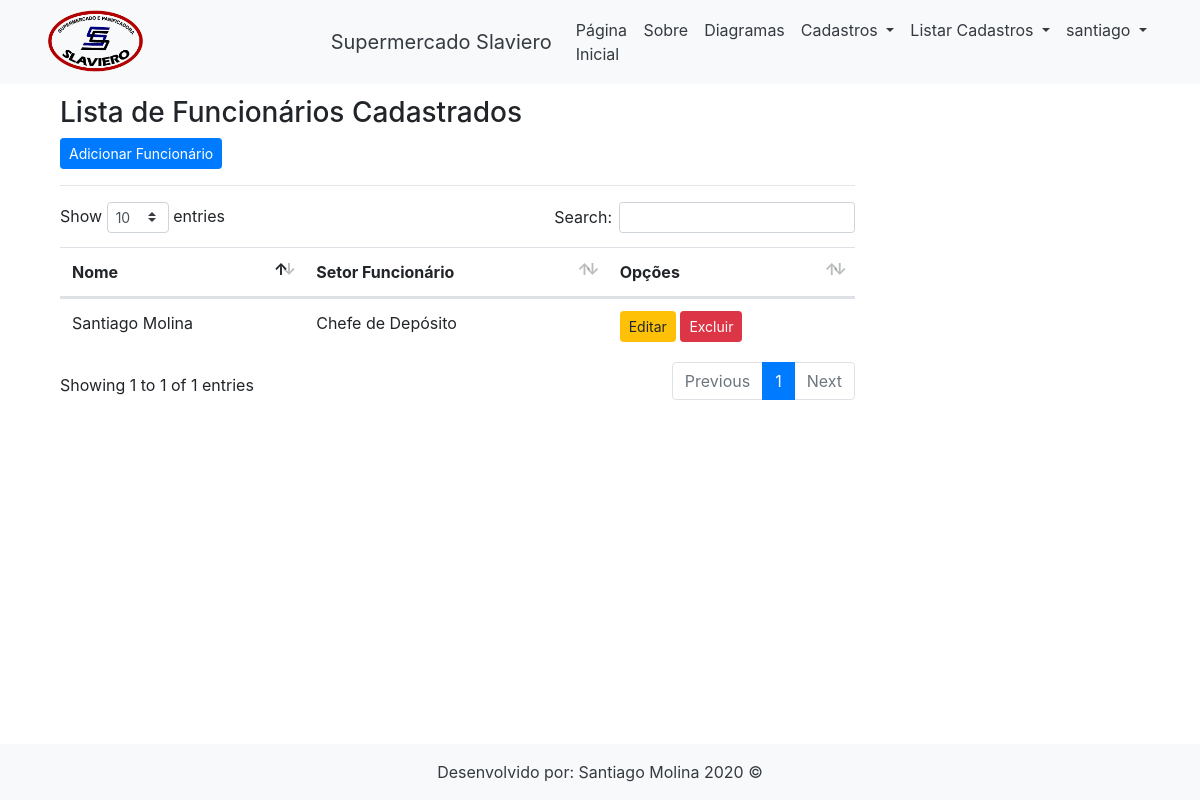
The page /listar/funcionario/ (signed in) on the database its author committed.
### cadastros/models.py (models this page shows, shortened)
class Funcionario(models.Model):
    nome_funcionario = models.CharField(max_length=100, verbose_name="Nome Funcionário")
    setor_funcionario = models.CharField(max_length=40, verbose_name="Setor do Funcionário")

### cadastros/views.py (the view)
# urls.py: path('listar/funcionario/', FuncionarioList.as_view(), name='listar-funcionario'),
class FuncionarioList(LoginRequiredMixin, ListView):
    login_url = reverse_lazy('login')
    model = Funcionario
    template_name = 'cadastros/listas/funcionario.html'

### cadastros/templates/cadastros/listas/funcionario.html (shortened to what this page needs)
{% extends 'paginas/modelo.html' %}
{% load static %}
{% block slide %}
<div class="col-lg-12">
    <p></p><br>
    <h3>Lista de Funcionários Cadastrados</h3>
    <a href="{% url 'cadastrar-funcionario' %}" class="btn btn-primary btn-sm">Adicionar Funcionário</a>
    <hr>
    <div class="table responsive">
        <table class="table table striped" id="tabela_funcionario">
            <thead>
                <tr>
                    <th>Nome</th>
                    <th>Setor Funcionário</th>
                    <th>Opções</th>
                </tr>
            </thead>
            <tbody>
                {% for funcionario in object_list %}
                <tr>
                    <td>{{ funcionario.nome_funcionario }}</td>
                    <td>{{ funcionario.setor_funcionario }}</td>
                    <td>
                        <a href="{% url 'editar-funcionario' funcionario.pk %}" class="btn btn-warning btn-sm"
                            title="Excluir">Editar</a>
                        <a href="{% url 'excluir-funcionario' funcionario.pk%}" class="btn btn-danger btn-sm"
                            title="Editar">Excluir</a>
                    </td>
                </tr>
                {% empty %}
                <tr>
                    <td colspan="3">Nenhum campo registrado.</td>
                </tr>
                {% endfor %}
            </tbody>
        </table>
    </div>
</div>
{% endblock %}

### paginas/templates/paginas/modelo.html (shortened to what this page needs)
{% load static %}
<!DOCTYPE html>
<html lang="pt-br">
<head>
    <link rel="stylesheet" href="{% static 'css/bootstrap.min.css' %}">
    <link rel="stylesheet" href="{% static 'css/font-awesome.min.css' %}">
    <link rel="stylesheet" href="{% static 'css/shop-homepage.css' %}">
    <link rel="stylesheet" type="text/css" href="{% static 'css/datatables.min.css' %}">
</head>
<body>
    {% block cabecalho %}
    <nav class="navbar navbar-expand-lg navbar-dark bg-light fixed-top">
        <div class="container">
            <img src="{% static 'img/logo.png'%}" width="100">
            <a class="navbar-brand text-dark" href="{% url 'index' %}">
                &nbsp&nbsp&nbsp&nbsp&nbsp&nbsp&nbsp&nbsp&nbsp&nbsp&nbsp&nbsp&nbsp&nbsp&nbsp&nbsp&nbsp&nbsp&nbsp&nbsp&nbsp&nbsp&nbsp&nbsp&nbsp&nbsp&nbsp&nbsp&nbsp&nbsp&nbsp&nbsp
                Supermercado Slaviero</a>
            <div class="collapse navbar-collapse" id="navbarResponsive">
                <ul class="navbar-nav ml-auto">
                    <li class="nav-item active">
                        <a class="nav-link text-dark" href="{%url 'index'%}">Página Inicial
                        </a>
                    </li>
                    <li class="nav-item">
                        <a class="nav-link text-dark" href="{%url 'sobre'%}">Sobre</a>
                    </li>
                    <li class="nav-item">
                        <a class="nav-link text-dark" href="{%url 'diagramas'%}">Diagramas</a>
                    </li>
                    {% if request.user.is_authenticated %}
                    <li class="nav-item dropdown text-dark">
                        <a class="nav-link text-dark dropdown-toggle" href="#" id="navbarDropdownPortfolio"
                            data-toggle="dropdown" aria-haspopup="true" aria-expanded="false">
                            Cadastros
                        </a>
                    </li>
                    {% endif %}
                    {% if request.user.is_authenticated %}
                    <li class="nav-item dropdown text-dark">
                        <a class="nav-link dropdown-toggle text-dark" href="#" id="navbarDropdownBlog"
                            data-toggle="dropdown" aria-haspopup="true" aria-expanded="false">
                            Listar Cadastros
                        </a>
                    </li>
                    {% endif %}
                    {% if request.user.is_authenticated %}
                    <li class="nav-item dropdown text-dark">
                        <a class="nav-link dropdown-toggle text-dark" href="#" id="navbarDropdownBlog"
                            data-toggle="dropdown" aria-haspopup="true" aria-expanded="false">
                            {{ request.user }}
                        </a>
                    </li>
                    {% endif %}
                </ul>
            </div>
        </div>
    </nav>
    {% endblock %}
    <div class="container">
        <div class="row">
            <div class="col-lg-9">
                {% block slide %}{% endblock %}
                <div class="row">
                </div>
            </div>
        </div>
    </div>
    {% block rodape %}
    <footer class="py-3 bg-light fixed-bottom">
        <div class="container">
            <p class="m-0 text-center text-dark">Desenvolvido por: Santiago Molina 2020 &copy;</p>
        </div>
    </footer>
    {% endblock %}
</body>
</html>

### static/css/shop-homepage.css (style rules this page uses)
body { padding-top: 56px; }

### rows shown on the page
Funcionario: nome_funcionario "Santiago Molina", setor_funcionario "Chefe de Depósito"

### other values the page prints
{{ request.user }} "santiago"
